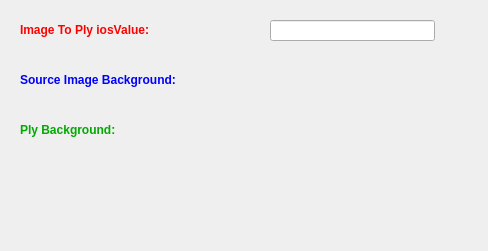
<?xml version="1.0" encoding="UTF-8"?>
<ui version="4.0">
 <class>STLSet</class>
 <widget class="QWidget" name="STLSet">
  <property name="geometry">
   <rect>
    <x>0</x>
    <y>0</y>
    <width>488</width>
    <height>251</height>
   </rect>
  </property>
  <property name="windowTitle">
   <string>STLSet</string>
  </property>
  <property name="styleSheet">
   <string notr="true"/>
  </property>
  <widget class="QLabel" name="label_2">
   <property name="geometry">
    <rect>
     <x>0</x>
     <y>0</y>
     <width>488</width>
     <height>251</height>
    </rect>
   </property>
   <property name="styleSheet">
    <string notr="true">image: url(:/STLSet/Resources/9.png);</string>
   </property>
   <property name="frameShape">
    <enum>QFrame::NoFrame</enum>
   </property>
   <property name="text">
    <string/>
   </property>
  </widget>
  <widget class="QLineEdit" name="lineEditIosValue">
   <property name="geometry">
    <rect>
     <x>270</x>
     <y>20</y>
     <width>165</width>
     <height>21</height>
    </rect>
   </property>
  </widget>
  <widget class="QLabel" name="label">
   <property name="geometry">
    <rect>
     <x>20</x>
     <y>20</y>
     <width>200</width>
     <height>20</height>
    </rect>
   </property>
   <property name="text">
    <string>&lt;html&gt;&lt;head/&gt;&lt;body&gt;&lt;p&gt;&lt;span style=&quot; font-weight:600; color:#ff0000;&quot;&gt;Image To Ply iosValue:&lt;/span&gt;&lt;/p&gt;&lt;/body&gt;&lt;/html&gt;</string>
   </property>
  </widget>
  <widget class="QLabel" name="label_3">
   <property name="geometry">
    <rect>
     <x>20</x>
     <y>70</y>
     <width>220</width>
     <height>20</height>
    </rect>
   </property>
   <property name="text">
    <string>&lt;html&gt;&lt;head/&gt;&lt;body&gt;&lt;p&gt;&lt;span style=&quot; font-weight:600; color:#0000ff;&quot;&gt;Source Image Background:&lt;/span&gt;&lt;/p&gt;&lt;/body&gt;&lt;/html&gt;</string>
   </property>
  </widget>
  <widget class="QLabel" name="label_4">
   <property name="geometry">
    <rect>
     <x>20</x>
     <y>120</y>
     <width>150</width>
     <height>20</height>
    </rect>
   </property>
   <property name="text">
    <string>&lt;html&gt;&lt;head/&gt;&lt;body&gt;&lt;p&gt;&lt;span style=&quot; font-weight:600; color:#00aa00;&quot;&gt;Ply Background:&lt;/span&gt;&lt;/p&gt;&lt;/body&gt;&lt;/html&gt;</string>
   </property>
  </widget>
 </widget>
 <layoutdefault spacing="6" margin="11"/>
 <resources>
  <include location="STLSet.qrc"/>
 </resources>
 <connections/>
</ui>
